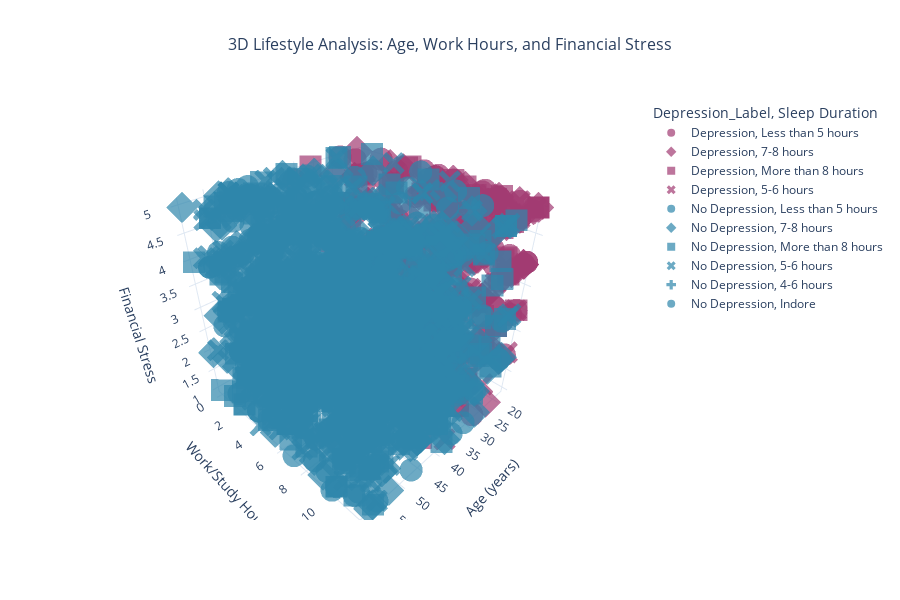
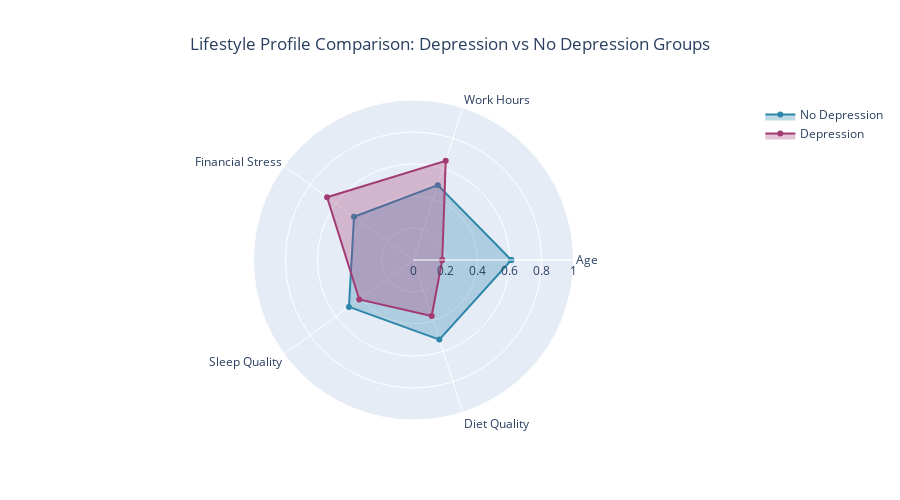

These figures' notebook cell, in order:
### Markdown cell above
## Subtask 3.2.2: Lifestyle Impact Analysis using Advanced Visualizations

### Code cell
print('Subtask 3.2.2: LIFESTYLE IMPACT ANALYSIS USING ADVANCED VISUALIZATIONS')
print('='*70)

# 3D Scatter Plot for Multi-Lifestyle Factor Analysis
lifestyle_data = train_df[['Age', 'Work/Study Hours', 'Financial Stress', 'Depression_Label', 
                          'Sleep Duration', 'Dietary Habits']].copy()

fig_3d = px.scatter_3d(lifestyle_data.sample(2000), 
                      x='Age', 
                      y='Work/Study Hours', 
                      z='Financial Stress',
                      color='Depression_Label',
                      symbol='Sleep Duration',
                      title='3D Lifestyle Analysis: Age, Work Hours, and Financial Stress',
                      labels={'Age': 'Age (years)',
                             'Work/Study Hours': 'Work/Study Hours per day',
                             'Financial Stress': 'Financial Stress Level'},
                      color_discrete_map={'No Depression': '#2E86AB', 'Depression': '#A23B72'},
                      opacity=0.7)

fig_3d.update_layout(
    title={'x': 0.5, 'font': {'size': 16}},
    height=600,
    scene=dict(
        xaxis_title='Age (years)',
        yaxis_title='Work/Study Hours',
        zaxis_title='Financial Stress'
    )
)

fig_3d.show()
print("\n📊 3D Scatter Plot: Multi-dimensional lifestyle factor relationships")
# Radar Charts for Lifestyle Profile Comparison
# Create mappings for analysis
sleep_mapping = {'Less than 5 hours': 1, '5-6 hours': 2, '7-8 hours': 3, 'More than 8 hours': 4}
diet_mapping = {'Unhealthy': 1, 'Moderate': 2, 'Healthy': 3}

def create_radar_data(depression_status):
    group_data = train_df[train_df['Depression'] == depression_status]
    
    # Normalize values to 0-1 scale
    avg_age = (group_data['Age'].mean() - train_df['Age'].min()) / (train_df['Age'].max() - train_df['Age'].min())
    avg_work_hours = (group_data['Work/Study Hours'].mean() - train_df['Work/Study Hours'].min()) / (train_df['Work/Study Hours'].max() - train_df['Work/Study Hours'].min())
    avg_financial_stress = (group_data['Financial Stress'].mean() - train_df['Financial Stress'].min()) / (train_df['Financial Stress'].max() - train_df['Financial Stress'].min())
    
    # Sleep and diet quality (higher is better)
    sleep_scores = group_data['Sleep Duration'].map(sleep_mapping)
    avg_sleep = (sleep_scores.mean() - 1) / 3  # Normalize to 0-1
    
    diet_scores = group_data['Dietary Habits'].map(diet_mapping)
    avg_diet = (diet_scores.mean() - 1) / 2  # Normalize to 0-1
    
    return [avg_age, avg_work_hours, avg_financial_stress, avg_sleep, avg_diet]

categories = ['Age', 'Work Hours', 'Financial Stress', 'Sleep Quality', 'Diet Quality']

no_depression_profile = create_radar_data(0)
depression_profile = create_radar_data(1)

fig_radar = go.Figure()

# Add profiles
fig_radar.add_trace(go.Scatterpolar(
    r=no_depression_profile + [no_depression_profile[0]],
    theta=categories + [categories[0]],
    fill='toself',
    name='No Depression',
    line_color='#2E86AB',
    fillcolor='rgba(46, 134, 171, 0.3)'
))

fig_radar.add_trace(go.Scatterpolar(
    r=depression_profile + [depression_profile[0]],
    theta=categories + [categories[0]],
    fill='toself',
    name='Depression',
    line_color='#A23B72',
    fillcolor='rgba(162, 59, 114, 0.3)'
))

fig_radar.update_layout(
    polar=dict(radialaxis=dict(visible=True, range=[0, 1])),
    title='Lifestyle Profile Comparison: Depression vs No Depression Groups',
    title_x=0.5,
    height=500,
    showlegend=True
)

fig_radar.show()
print("\n Radar Chart: Comparative lifestyle profiles between depression groups")

### Figure 1 — Plotly figure (JSON) as saved in the notebook; plotly's stock layout.template omitted (floating-point values rounded to 4 significant figures; data arrays with more than 128 entries replaced by an {"elided": "..."} marker saying what was removed)
{"data": [{"hovertemplate": "Depression_Label=Depression<br>Sleep Duration=Less than 5 hours<br>Age (years)=%{x}<br>Work/Study Hours per day=%{y}<br>Financial Stress Level=%{z}<extra></extra>", "legendgroup": "Depression, Less than 5 hours", "marker": {"color": "#A23B72", "opacity": 0.7, "symbol": "circle"}, "mode": "markers", "name": "Depression, Less than 5 hours", "scene": "scene", "showlegend": true, "type": "scatter3d", "x": {"elided": "141 int values"}, "y": {"elided": "141 int values"}, "z": {"elided": "141 float values"}}, {"hovertemplate": "Depression_Label=Depression<br>Sleep Duration=7-8 hours<br>Age (years)=%{x}<br>Work/Study Hours per day=%{y}<br>Financial Stress Level=%{z}<extra></extra>", "legendgroup": "Depression, 7-8 hours", "marker": {"color": "#A23B72", "opacity": 0.7, "symbol": "diamond"}, "mode": "markers", "name": "Depression, 7-8 hours", "scene": "scene", "showlegend": true, "type": "scatter3d", "x": [34, 34, 33, 31, 33, 33, 19, 39, 18, 24, 24, 25, 19, 19, 28, 19, 18, 28, 21, 24, 30, 24, 19, 24, 40, 20, 19, 21, 30, 23, 34, 20, 28, 32, 19, 22, 19, 20, 23, 23, 26, 24, 27, 31, 32, 33, 20, 22, 27, 20, 22, 20, 18, 19, 23, 18, 21, 28, 28, 49, 21, 32, 29, 30, 18, 18, 29, 51, 31, 18, 22, 28, 20, 18, 20, 27, 21, 23, 18, 24, 20, 24, 19, 18, 20, 29, 22, 31, 31, 23, 21, 24, 18, 19], "y": [12, 7, 10, 10, 3, 12, 5, 10, 8, 10, 8, 6, 12, 1, 7, 10, 10, 2, 10, 12, 3, 8, 0, 5, 11, 10, 12, 12, 3, 11, 5, 2, 4, 10, 1, 8, 10, 10, 12, 1, 9, 11, 7, 12, 6, 11, 4, 7, 12, 11, 9, 11, 11, 11, 10, 1, 10, 8, 10, 10, 5, 2, 9, 2, 12, 6, 10, 12, 12, 9, 8, 5, 9, 7, 3, 9, 12, 10, 4, 10, 6, 8, 8, 6, 2, 10, 11, 11, 9, 12, 11, 8, 9, 10], "z": [5.0, 4.0, 3.0, 3.0, 3.0, 2.0, 3.0, 5.0, 4.0, 4.0, 3.0, 4.0, 4.0, 4.0, 5.0, 3.0, 3.0, 4.0, 4.0, 5.0, 5.0, 5.0, 5.0, 4.0, 5.0, 5.0, 4.0, 4.0, 5.0, 2.0, 3.0, 4.0, 3.0, 2.0, 4.0, 3.0, 3.0, 4.0, 1.0, 4.0, 3.0, 5.0, 2.0, 5.0, 2.0, 5.0, 5.0, 5.0, 4.0, 3.0, 3.0, 2.0, 5.0, 2.0, 4.0, 3.0, 3.0, 2.0, 4.0, 5.0, 3.0, 5.0, 3.0, 2.0, 5.0, 2.0, 2.0, 5.0, 3.0, 4.0, 5.0, 5.0, 4.0, 5.0, 5.0, 4.0, 2.0, 2.0, 4.0, 3.0, 4.0, 5.0, 5.0, 2.0, 1.0, 5.0, 5.0, 5.0, 4.0, 4.0, 2.0, 4.0, 4.0, 5.0]}, {"hovertemplate": "Depression_Label=Depression<br>Sleep Duration=More than 8 hours<br>Age (years)=%{x}<br>Work/Study Hours per day=%{y}<br>Financial Stress Level=%{z}<extra></extra>", "legendgroup": "Depression, More than 8 hours", "marker": {"color": "#A23B72", "opacity": 0.7, "symbol": "square"}, "mode": "markers", "name": "Depression, More than 8 hours", "scene": "scene", "showlegend": true, "type": "scatter3d", "x": [27, 18, 33, 28, 31, 18, 18, 25, 18, 40, 24, 18, 20, 24, 29, 28, 25, 29, 18, 24, 28, 19, 21, 27, 19, 27, 21, 28, 36, 21, 29, 27, 20, 19, 18, 25, 20, 18, 21, 20, 25, 28, 24, 24, 18, 31, 31, 28, 24, 19, 28, 41, 18, 24, 23, 34, 28, 18, 24, 32, 39, 26], "y": [7, 7, 12, 8, 5, 4, 3, 12, 7, 11, 3, 12, 10, 0, 5, 5, 8, 12, 7, 7, 11, 4, 9, 7, 7, 5, 10, 5, 12, 10, 12, 5, 10, 11, 7, 10, 11, 12, 10, 8, 12, 11, 11, 10, 12, 11, 2, 5, 12, 8, 2, 7, 12, 9, 0, 4, 3, 10, 10, 0, 8, 12], "z": [5.0, 2.0, 3.0, 5.0, 4.0, 5.0, 2.0, 3.0, 4.0, 1.0, 1.0, 5.0, 5.0, 2.0, 4.0, 5.0, 4.0, 3.0, 1.0, 5.0, 1.0, 5.0, 5.0, 3.0, 4.0, 2.0, 5.0, 1.0, 5.0, 3.0, 5.0, 5.0, 1.0, 4.0, 5.0, 2.0, 4.0, 5.0, 5.0, 4.0, 3.0, 5.0, 3.0, 2.0, 3.0, 5.0, 2.0, 4.0, 4.0, 5.0, 4.0, 2.0, 5.0, 3.0, 4.0, 3.0, 5.0, 5.0, 1.0, 5.0, 2.0, 5.0]}, {"hovertemplate": "Depression_Label=Depression<br>Sleep Duration=5-6 hours<br>Age (years)=%{x}<br>Work/Study Hours per day=%{y}<br>Financial Stress Level=%{z}<extra></extra>", "legendgroup": "Depression, 5-6 hours", "marker": {"color": "#A23B72", "opacity": 0.7, "symbol": "x"}, "mode": "markers", "name": "Depression, 5-6 hours", "scene": "scene", "showlegend": true, "type": "scatter3d", "x": [18, 24, 21, 23, 25, 31, 30, 18, 28, 34, 18, 19, 22, 19, 21, 33, 38, 18, 29, 33, 21, 24, 22, 30, 33, 28, 19, 24, 28, 24, 34, 18, 28, 34, 24, 23, 29, 22, 29, 31, 51, 19, 32, 37, 24, 26, 18, 33, 18, 25, 21, 26, 24, 25, 32, 30, 33, 22, 32, 27, 30, 20, 24, 41, 20, 18, 30, 23, 21, 20, 24, 21, 27, 19, 18], "y": [12, 12, 10, 10, 9, 6, 6, 9, 10, 8, 2, 10, 9, 12, 6, 8, 10, 8, 10, 10, 10, 12, 12, 12, 5, 12, 11, 11, 9, 6, 10, 3, 4, 3, 10, 7, 9, 6, 9, 6, 3, 6, 11, 12, 8, 4, 11, 10, 12, 4, 6, 10, 8, 12, 10, 3, 12, 8, 8, 8, 10, 4, 8, 10, 10, 9, 3, 11, 9, 9, 8, 11, 8, 9, 6], "z": [2.0, 5.0, 4.0, 3.0, 4.0, 5.0, 4.0, 2.0, 5.0, 1.0, 1.0, 4.0, 5.0, 5.0, 4.0, 3.0, 3.0, 4.0, 4.0, 5.0, 4.0, 4.0, 5.0, 5.0, 2.0, 4.0, 1.0, 1.0, 3.0, 5.0, 4.0, 2.0, 3.0, 4.0, 5.0, 2.0, 3.0, 5.0, 5.0, 5.0, 5.0, 2.0, 5.0, 1.0, 4.0, 1.0, 5.0, 1.0, 3.0, 4.0, 1.0, 1.0, 3.0, 5.0, 4.0, 2.0, 5.0, 4.0, 4.0, 4.0, 4.0, 3.0, 5.0, 5.0, 5.0, 3.0, 5.0, 5.0, 5.0, 1.0, 2.0, 2.0, 2.0, 1.0, 1.0]}, {"hovertemplate": "Depression_Label=No Depression<br>Sleep Duration=Less than 5 hours<br>Age (years)=%{x}<br>Work/Study Hours per day=%{y}<br>Financial Stress Level=%{z}<extra></extra>", "legendgroup": "No Depression, Less than 5 hours", "marker": {"color": "#2E86AB", "opacity": 0.7, "symbol": "circle"}, "mode": "markers", "name": "No Depression, Less than 5 hours", "scene": "scene", "showlegend": true, "type": "scatter3d", "x": {"elided": "423 int values"}, "y": {"elided": "423 int values"}, "z": {"elided": "423 float values"}}, {"hovertemplate": "Depression_Label=No Depression<br>Sleep Duration=7-8 hours<br>Age (years)=%{x}<br>Work/Study Hours per day=%{y}<br>Financial Stress Level=%{z}<extra></extra>", "legendgroup": "No Depression, 7-8 hours", "marker": {"color": "#2E86AB", "opacity": 0.7, "symbol": "diamond"}, "mode": "markers", "name": "No Depression, 7-8 hours", "scene": "scene", "showlegend": true, "type": "scatter3d", "x": {"elided": "410 int values"}, "y": {"elided": "410 int values"}, "z": {"elided": "410 float values"}}, {"hovertemplate": "Depression_Label=No Depression<br>Sleep Duration=More than 8 hours<br>Age (years)=%{x}<br>Work/Study Hours per day=%{y}<br>Financial Stress Level=%{z}<extra></extra>", "legendgroup": "No Depression, More than 8 hours", "marker": {"color": "#2E86AB", "opacity": 0.7, "symbol": "square"}, "mode": "markers", "name": "No Depression, More than 8 hours", "scene": "scene", "showlegend": true, "type": "scatter3d", "x": {"elided": "411 int values"}, "y": {"elided": "411 int values"}, "z": {"elided": "411 float values"}}, {"hovertemplate": "Depression_Label=No Depression<br>Sleep Duration=5-6 hours<br>Age (years)=%{x}<br>Work/Study Hours per day=%{y}<br>Financial Stress Level=%{z}<extra></extra>", "legendgroup": "No Depression, 5-6 hours", "marker": {"color": "#2E86AB", "opacity": 0.7, "symbol": "x"}, "mode": "markers", "name": "No Depression, 5-6 hours", "scene": "scene", "showlegend": true, "type": "scatter3d", "x": {"elided": "382 int values"}, "y": {"elided": "382 int values"}, "z": {"elided": "382 float values"}}, {"hovertemplate": "Depression_Label=No Depression<br>Sleep Duration=4-6 hours<br>Age (years)=%{x}<br>Work/Study Hours per day=%{y}<br>Financial Stress Level=%{z}<extra></extra>", "legendgroup": "No Depression, 4-6 hours", "marker": {"color": "#2E86AB", "opacity": 0.7, "symbol": "cross"}, "mode": "markers", "name": "No Depression, 4-6 hours", "scene": "scene", "showlegend": true, "type": "scatter3d", "x": [47], "y": [11], "z": [2.0]}, {"hovertemplate": "Depression_Label=No Depression<br>Sleep Duration=Indore<br>Age (years)=%{x}<br>Work/Study Hours per day=%{y}<br>Financial Stress Level=%{z}<extra></extra>", "legendgroup": "No Depression, Indore", "marker": {"color": "#2E86AB", "opacity": 0.7, "symbol": "circle"}, "mode": "markers", "name": "No Depression, Indore", "scene": "scene", "showlegend": true, "type": "scatter3d", "x": [44], "y": [6], "z": [4.0]}], "layout": {"height": 600, "legend": {"title": {"text": "Depression_Label, Sleep Duration"}, "tracegroupgap": 0}, "scene": {"domain": {"x": [0, 1], "y": [0, 1]}, "xaxis": {"title": {"text": "Age (years)"}}, "yaxis": {"title": {"text": "Work/Study Hours"}}, "zaxis": {"title": {"text": "Financial Stress"}}}, "title": {"font": {"size": 16}, "text": "3D Lifestyle Analysis: Age, Work Hours, and Financial Stress", "x": 0.5}}}

### Figure 2 — Plotly figure (JSON) as saved in the notebook; plotly's stock layout.template omitted (floating-point values rounded to 4 significant figures)
{"data": [{"fill": "toself", "fillcolor": "rgba(46, 134, 171, 0.3)", "line": {"color": "#2E86AB"}, "name": "No Depression", "r": [0.6115, 0.492, 0.4594, 0.4987, 0.5229, 0.6115], "theta": ["Age", "Work Hours", "Financial Stress", "Sleep Quality", "Diet Quality", "Age"], "type": "scatterpolar"}, {"fill": "toself", "fillcolor": "rgba(162, 59, 114, 0.3)", "line": {"color": "#A23B72"}, "name": "Depression", "r": [0.1797, 0.6517, 0.6677, 0.419, 0.3677, 0.1797], "theta": ["Age", "Work Hours", "Financial Stress", "Sleep Quality", "Diet Quality", "Age"], "type": "scatterpolar"}], "layout": {"height": 500, "polar": {"radialaxis": {"range": [0, 1], "visible": true}}, "showlegend": true, "title": {"text": "Lifestyle Profile Comparison: Depression vs No Depression Groups", "x": 0.5}}}
